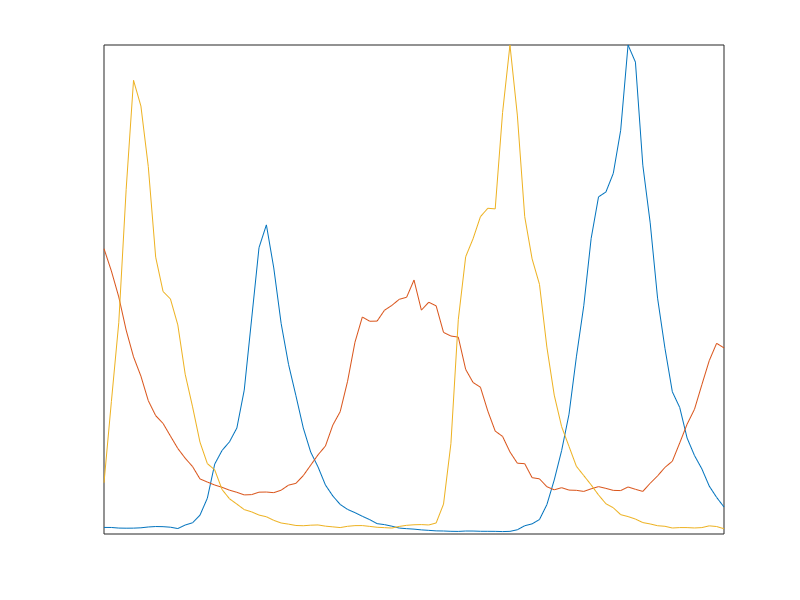
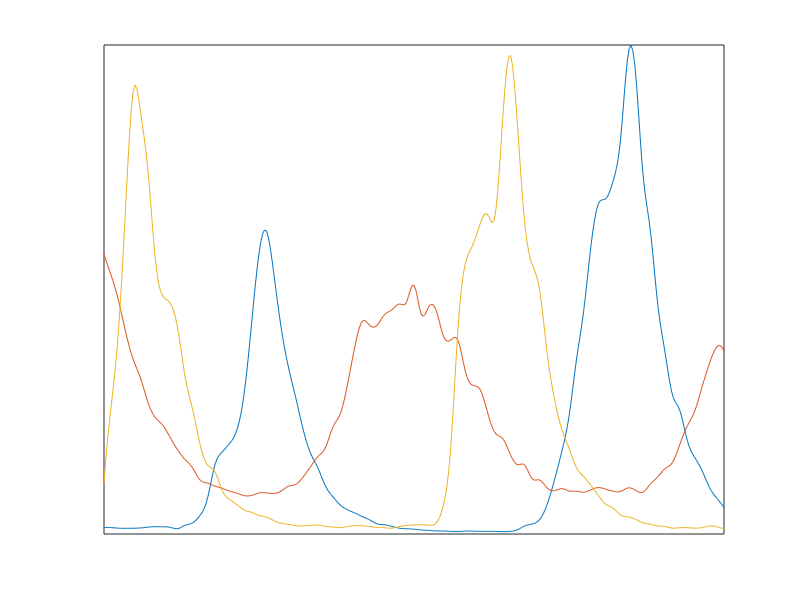
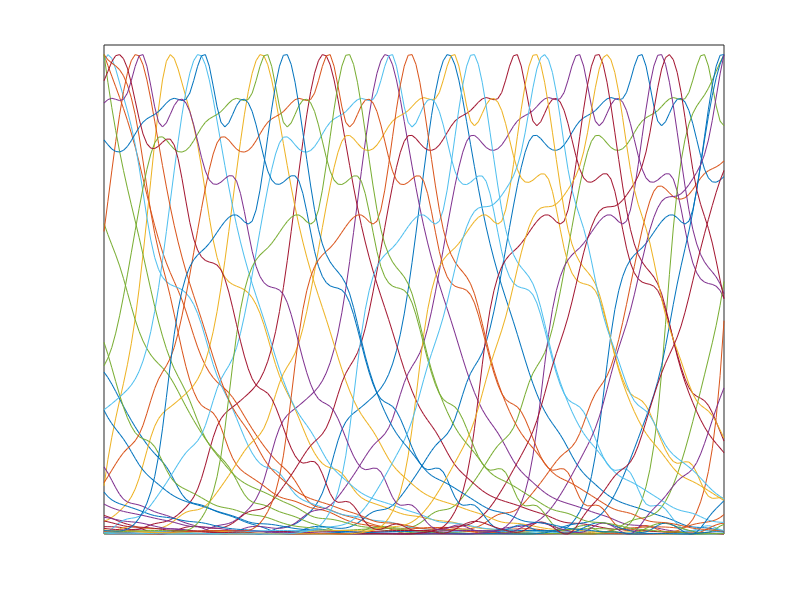

Write MATLAB code to recreate these figures, in order.
clc;
clear;
close all;

%% load raw data
load('data')

%% parameters 1. interpolation

% interpolation method
% method = 1: linear interpolation
% method = 2: spline interpolation
% method = 3: fourier interpolation, 
%             In this case, users have to choose the order of fourier method (1~8)

method = 2;
num_fourier = 6;

%% parameters 2. cut the time series data
num_component = length(y(1,:));        % number of component in this system
window_size_ori = 40;     % For oscillatory data, 1 period is recommended
overlapping_ratio = 0.9;  % overlapping ratio of moving window technique

% choose sampling rate for interpolation. 
% window_size_ori/time_interval becomes number of time points per cutted data
% window_size_ori/time_interval = 100 is recommended
% window_size_ori/time_interval is high (low) make the inference accurate (less accurate) and slow (fast)
time_interval = 1/4;       

%% process parameters
window_size = window_size_ori / time_interval;
window_move_ori = ceil(window_size_ori * (1-overlapping_ratio));
window_move = window_move_ori / time_interval;


%% plot raw data
figure(1)
for i = 1:num_component
    plot(t, y(:,i))
    hold on
end
xlim([0,t(end)])
xticks([])
ylim([0,1])
yticks([])

%% interpolate data
t_fit = linspace(0,t(end),length(t)/time_interval+1).';
y_fit = zeros(length(t_fit),num_component);

if method == 1 % linear
    for i = 1:num_component
        y_fit(:,i) = interp1(t, y(:,i),t_fit,'linear');
    end
elseif method == 2 % spline
    for i = 1:num_component
        y_fit(:,i) = interp1(t, y(:,i),t_fit,'spline');
    end
elseif method == 3 % fourier
    for i = 1:num_component
        y_fit(:,i) = interp1(t, y(:,i),t_fit,'linear');
    end
    option = ['fourier',num2str(num_fourier)];
    for i = 1:num_component
        fitting = fit(t_fit,y_fit(:,i),option);
        w = fitting.w;
        fouriers = ones(1,length(t_fit));
        for j = 1:num_fourier
            fouriers = [fouriers; cos(j*w*t_fit.')];
            fouriers = [fouriers; sin(j*w*t_fit.')];
        end
        coeffs = coeffvalues(fitting);
        y_fit(:,i) = coeffs(1:end-1) * fouriers;
    end
end

%% plot interpolated data
figure(2)
for i = 1:num_component
    plot(t_fit, y_fit(:,i))
    hold on
end
xlim([0,t_fit(end)])

xlim([0,t_fit(end)])
xticks([])
ylim([0,1.02])
yticks([])
%% cut and interpolate the data
y_total = {};
start = 1; % it can be changed if users do not want to use the beginning of time series
length_timeseries = length(y_fit(:,1)); % it can be changed if users do not want to use the end of time series
while(1)
    if start + window_size-1 > length_timeseries
        break
    end
    
    % cut
    y_tmp = y_fit(start:start + window_size - 1,:);
    t = t_fit(1:window_size) / t_fit(window_size);
   
    % normalize
    for i = 1:num_component
        y_tmp(:,i) = y_tmp(:,i) - min(y_tmp(:,i));
        y_tmp(:,i) = y_tmp(:,i) / max(y_tmp(:,i));
    end
    y_total{end+1} = y_tmp; 
    start = start + window_move;
end
num_data = length(y_total);

%% plot cutted data
figure(3)
for j = 1:num_data
    y_tmp = cell2mat(y_total(j));
    for i = 1:num_component
        plot(t, y_tmp(:,i))
        hold on
    end
end
xlim([0,t(end)])

xlim([0,t(end)])
xticks([])
ylim([0,1.02])
yticks([])
%% Save data
time_interval = 1/window_size;
save('data_cut','t','y','y_total','time_interval','num_data','num_component')